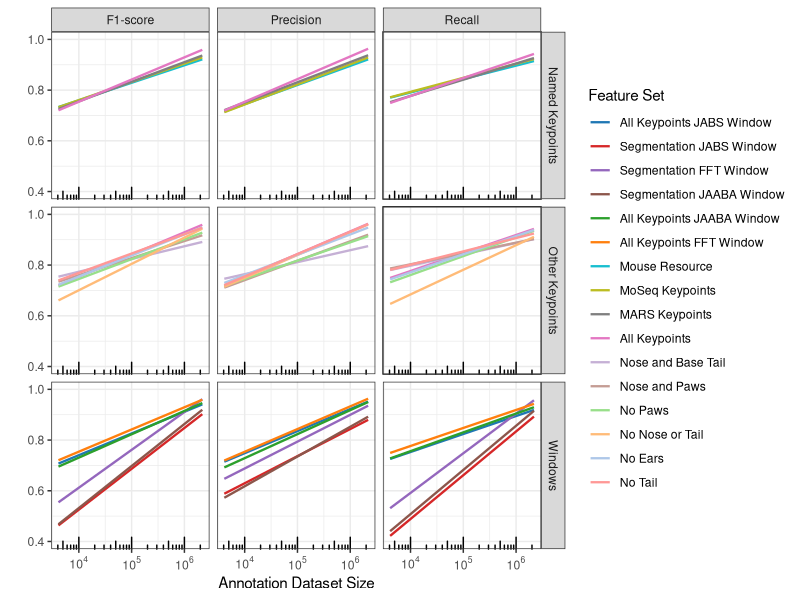
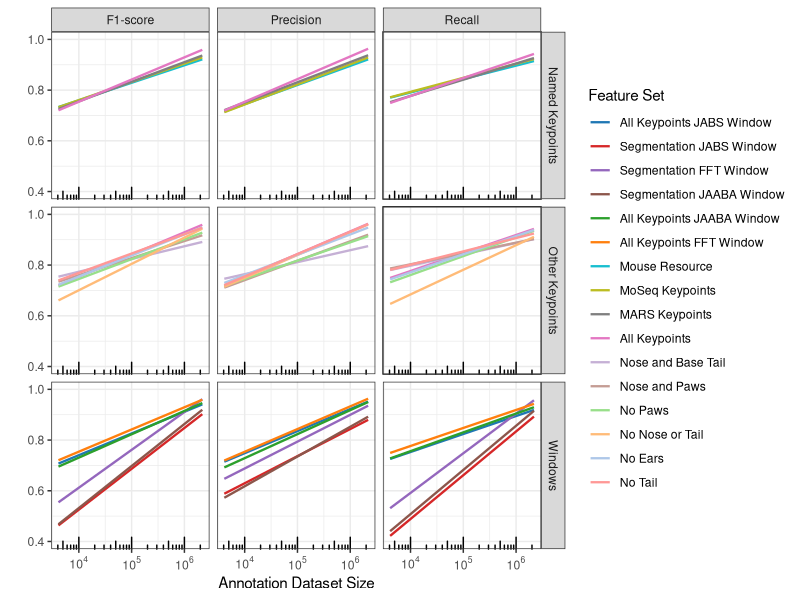
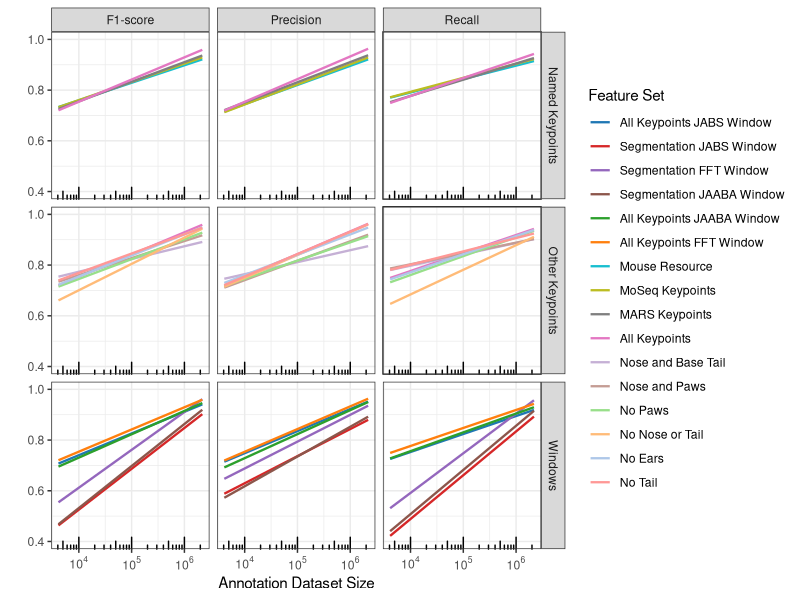

Recreate these plots in R, in order.
# Load required libraries
library(ggplot2)
library(dplyr)
library(scales)  # For log tick formatting

# Read the data
combined_df <- read.csv("combined_df.csv")

# Define color palette for the different feature sets
# These are ordered to match the color_var categories
all_color_vars <- c(
  "All Keypoints JABS Window",
  "All Keypoints FFT Window", 
  "All Keypoints JAABA Window",
  "Segmentation JABS Window",
  "Segmentation FFT Window",
  "Segmentation JAABA Window",
  "All Keypoints",
  "MARS Keypoints",
  "MoSeq Keypoints",
  "Mouse Resource",
  "No Ears",
  "No Nose or Tail",
  "No Paws",
  "No Tail",
  "Nose and Base Tail",
  "Nose and Paws"
)

# Create a color palette with distinct colors
all_plot_colors <- c(
  "#1f77b4", "#ff7f0e", "#2ca02c",  # JABS, FFT, JAABA for All Keypoints
  "#d62728", "#9467bd", "#8c564b",  # JABS, FFT, JAABA for Segmentation
  "#e377c2", "#7f7f7f", "#bcbd22",  # All Keypoints, MARS, MoSeq
  "#17becf", "#aec7e8", "#ffbb78",  # Mouse Resource, No Ears, No Nose or Tail
  "#98df8a", "#ff9896", "#c5b0d5",  # No Paws, No Tail, Nose and Base Tail
  "#c49c94"                          # Nose and Paws
)

# Prepare GLM predictions for all panels (A, B, and C)
# Get all unique plot groups
all_plot_groups <- unique(combined_df$plot_group)

# Create prediction data frame for all plot groups
all_pred <- data.frame()

# Process each plot group
for (group in all_plot_groups) {
  # Filter data for this plot group
  group_data <- combined_df %>% filter(plot_group == group)
  
  # Create prediction grid for this group
  # Generate sequence of x values on log scale for smooth curves
  x_seq <- seq(min(group_data$train_label_size), max(group_data$train_label_size), length.out = 200)
  
  # Create prediction data frame for each color_var and variable combination
  group_pred <- expand.grid(
    train_label_size = x_seq,
    color_var = unique(group_data$color_var),
    variable = unique(group_data$variable),
    plot_group = group
  )
  
  # Fit GLM models and generate predictions for each group
  group_pred$predicted <- NA
  
  for (var in unique(group_data$variable)) {
    for (color in unique(group_data$color_var)) {
      # Filter data for this combination
      subset_data <- group_data %>% 
        filter(variable == var, color_var == color)
      
      if (nrow(subset_data) > 0) {
        # Fit GLM model (using log scale for x since we have log x-axis)
        # Using Gaussian family for continuous response
        model <- glm(value ~ log10(train_label_size), 
                     data = subset_data, 
                     family = gaussian)
        
        # Generate predictions
        pred_indices <- group_pred$variable == var & group_pred$color_var == color
        group_pred$predicted[pred_indices] <- predict(model, 
          newdata = data.frame(train_label_size = group_pred$train_label_size[pred_indices]))
      }
    }
  }
  
  # Combine with overall prediction data
  all_pred <- rbind(all_pred, group_pred)
}

# Create the plot
plot <- ggplot(combined_df, aes(x = train_label_size, y = value, color = color_var, group = color_var)) +
  # Use GLM for all panels (A, B, and C) - plot fitted lines
  geom_line(data = all_pred, aes(y = predicted), linewidth = 0.8) +
  # Note: If you have original_perf_combined data, uncomment and add this layer:
  # geom_point(data = original_perf_combined, aes(x = train_label_size, y = value),
  #            shape = 8, color = "black", size = 3, fill = NA) +
  facet_grid(plot_group ~ variable, scales = "free_y") +
  scale_y_continuous(breaks = seq(0.4, 1.0, 0.2), limits = c(0.4, 1.0)) +
  scale_x_log10(breaks = c(1e4, 1e5, 1e6),
                labels = expression(10^4, 10^5, 10^6)) +
  annotation_logticks(sides = "b") +
  scale_color_manual(values = setNames(all_plot_colors, all_color_vars)) +
  theme_bw() +
  labs(x = "Annotation Dataset Size", y = "", color = "Feature Set")

# Print the plot (optional)
print(plot)

# Save the plot
# Use scale = 1 for better readability, or adjust as needed
scale <- 1.0

# Save as PNG
ggsave(
  "fig_combined.png", 
  plot = plot, 
  width = 5.5 * scale, 
  height = 8 * scale,
  units = "in",
  dpi = 300
)

# Save as SVG (requires svglite package)
# Install with: install.packages("svglite")
tryCatch({
  ggsave(
    "fig_combined.svg", 
    plot = plot, 
    width = 5.5 * scale, 
    height = 8 * scale,
    units = "in"
  )
  message("Plot saved to fig_combined.svg and fig_combined.png")
}, error = function(e) {
  message("Plot saved to fig_combined.png (SVG requires svglite package)")
})

